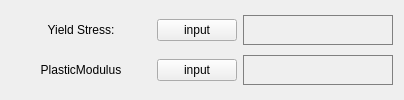
                       <widget class="QWidget" name="page">
                        <layout class="QHBoxLayout" name="horizontalLayout_63">
                         <item>
                          <layout class="QHBoxLayout" name="horizontalLayout_62">
                           <item>
                            <layout class="QVBoxLayout" name="verticalLayout_8">
                             <item>
                              <layout class="QHBoxLayout" name="horizontalLayout_13">
                               <item>
                                <widget class="QLabel" name="label_z_5">
                                 <property name="sizePolicy">
                                  <sizepolicy hsizetype="Fixed" vsizetype="Preferred">
                                   <horstretch>0</horstretch>
                                   <verstretch>0</verstretch>
                                  </sizepolicy>
                                 </property>
                                 <property name="minimumSize">
                                  <size>
                                   <width>140</width>
                                   <height>0</height>
                                  </size>
                                 </property>
                                 <property name="text">
                                  <string>Yield Stress:</string>
                                 </property>
                                 <property name="alignment">
                                  <set>Qt::AlignCenter</set>
                                 </property>
                                </widget>
                               </item>
                               <item>
                                <widget class="QPushButton" name="pushButton_yield_stress">
                                 <property name="sizePolicy">
                                  <sizepolicy hsizetype="Fixed" vsizetype="Fixed">
                                   <horstretch>0</horstretch>
                                   <verstretch>0</verstretch>
                                  </sizepolicy>
                                 </property>
                                 <property name="text">
                                  <string>input</string>
                                 </property>
                                </widget>
                               </item>
                               <item>
                                <widget class="QLabel" name="label_yield_stress">
                                 <property name="sizePolicy">
                                  <sizepolicy hsizetype="Fixed" vsizetype="Fixed">
                                   <horstretch>0</horstretch>
                                   <verstretch>0</verstretch>
                                  </sizepolicy>
                                 </property>
                                 <property name="minimumSize">
                                  <size>
                                   <width>150</width>
                                   <height>30</height>
                                  </size>
                                 </property>
                                 <property name="font">
                                  <font>
                                   <family>Yu Gothic</family>
                                   <pointsize>9</pointsize>
                                   <italic>false</italic>
                                   <bold>true</bold>
                                  </font>
                                 </property>
                                 <property name="styleSheet">
                                  <string notr="true">border:1px solid gray;</string>
                                 </property>
                                 <property name="text">
                                  <string/>
                                 </property>
                                </widget>
                               </item>
                              </layout>
                             </item>
                             <item>
                              <layout class="QHBoxLayout" name="horizontalLayout_32">
                               <item>
                                <widget class="QLabel" name="label_z_6">
                                 <property name="sizePolicy">
                                  <sizepolicy hsizetype="Fixed" vsizetype="Preferred">
                                   <horstretch>0</horstretch>
                                   <verstretch>0</verstretch>
                                  </sizepolicy>
                                 </property>
                                 <property name="minimumSize">
                                  <size>
                                   <width>140</width>
                                   <height>0</height>
                                  </size>
                                 </property>
                                 <property name="text">
                                  <string>PlasticModulus</string>
                                 </property>
                                 <property name="alignment">
                                  <set>Qt::AlignCenter</set>
                                 </property>
                                </widget>
                               </item>
                               <item>
                                <widget class="QPushButton" name="plastic_modulus">
                                 <property name="sizePolicy">
                                  <sizepolicy hsizetype="Fixed" vsizetype="Fixed">
                                   <horstretch>0</horstretch>
                                   <verstretch>0</verstretch>
                                  </sizepolicy>
                                 </property>
                                 <property name="text">
                                  <string>input</string>
                                 </property>
                                </widget>
                               </item>
                               <item>
                                <widget class="QLabel" name="label_plastic_modulus">
                                 <property name="sizePolicy">
                                  <sizepolicy hsizetype="Fixed" vsizetype="Fixed">
                                   <horstretch>0</horstretch>
                                   <verstretch>0</verstretch>
                                  </sizepolicy>
                                 </property>
                                 <property name="minimumSize">
                                  <size>
                                   <width>150</width>
                                   <height>30</height>
                                  </size>
                                 </property>
                                 <property name="styleSheet">
                                  <string notr="true">border:1px solid gray;</string>
                                 </property>
                                 <property name="text">
                                  <string/>
                                 </property>
                                </widget>
                               </item>
                              </layout>
                             </item>
                            </layout>
                           </item>
                          </layout>
                         </item>
                        </layout>
                       </widget>
